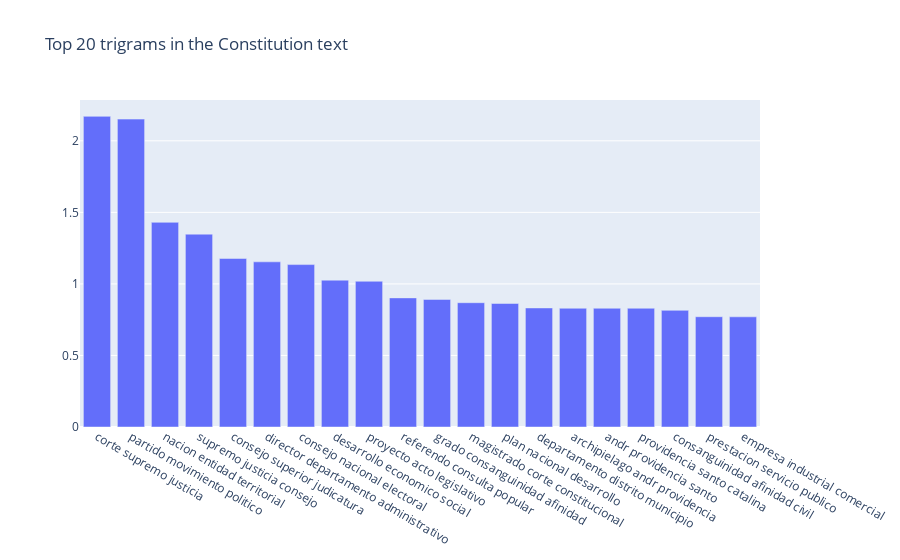

The notebook cell this image was saved under:
### Markdown cell above
#### Trigrams

### Code cell
def get_top_n_trigram(corpus, n=None):
    tfidf = TfidfVectorizer(ngram_range=(3, 3),max_df=0.8 ,min_df=0.2).fit(corpus)
    bag_of_words = tfidf.transform(corpus)
    sum_words = bag_of_words.sum(axis=0) 
    words_freq = [(word, sum_words[0, idx]) for word, idx in tfidf.vocabulary_.items()]
    words_freq =sorted(words_freq, key = lambda x: x[1], reverse=True)
    return words_freq[:n]
common_words = get_top_n_trigram(df_grouped['lemmatized'], 20)
df4 = pd.DataFrame(common_words, columns = ['trigram' , 'count'])

fig = go.Figure([go.Bar(x=df4['trigram'], y=df4['count'])])
fig.update_layout(title=go.layout.Title(text="Top 20 trigrams in the Constitution text"))
fig.show()

### Figure 1 — Plotly figure (JSON) as saved in the notebook; plotly's stock layout.template omitted (floating-point values rounded to 4 significant figures)
{"data": [{"type": "bar", "x": ["corte supremo justicia", "partido movimiento politico", "nacion entidad territorial", "supremo justicia consejo", "consejo superior judicatura", "director departamento administrativo", "consejo nacional electoral", "desarrollo economico social", "proyecto acto legislativo", "referendo consulta popular", "grado consanguinidad afinidad", "magistrado corte constitucional", "plan nacional desarrollo", "departamento distrito municipio", "archipielago andr providencia", "andr providencia santo", "providencia santo catalina", "consanguinidad afinidad civil", "prestacion servicio publico", "empresa industrial comercial"], "y": [2.171, 2.152, 1.43, 1.348, 1.178, 1.154, 1.135, 1.026, 1.018, 0.9024, 0.8914, 0.8686, 0.8631, 0.8321, 0.8298, 0.8298, 0.8298, 0.8153, 0.7706, 0.77]}], "layout": {"title": {"text": "Top 20 trigrams in the Constitution text"}}}
